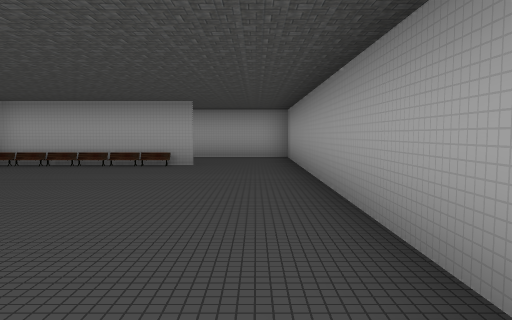
View 1 (above)

17 first-person views from a walk through a 3-D level made in the Unity game engine. The camera is 1.2 m above the floor, tilts 4° down and sees 70° across. The floor is counted in squares, 2 m on a side. Each view is taken from the middle of a square. On the plan, view 1 faces up. The plan holds only what a view shows up to about 10 squares ahead; the rest is blank. The place goes on beyond the plan.

View 2
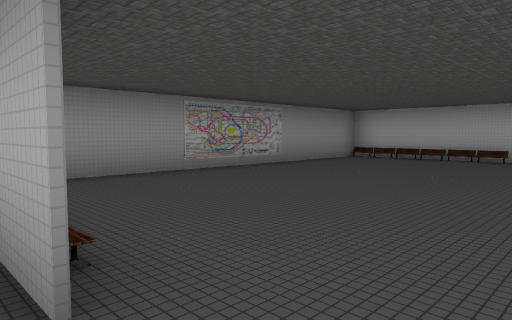

View 3
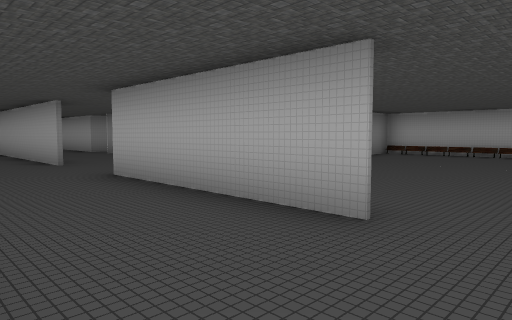

View 4
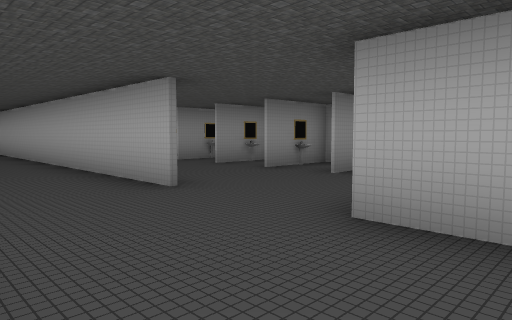

View 5
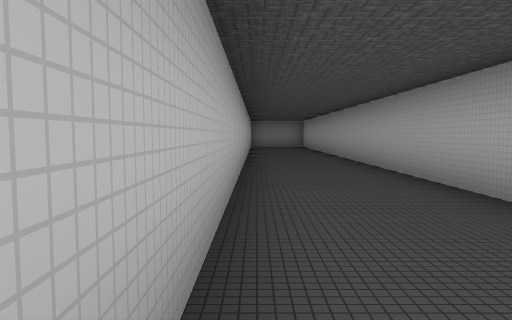

View 6
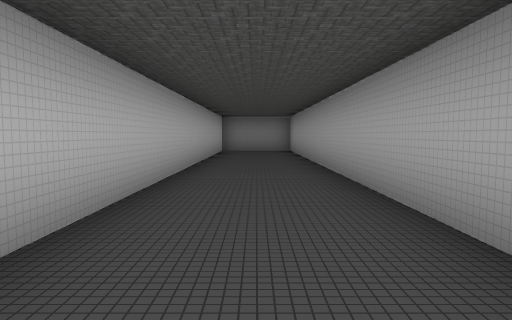

View 7
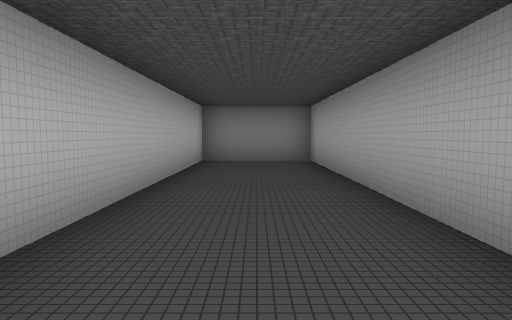

View 8
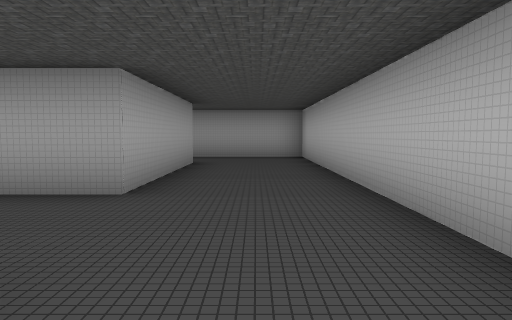

View 9
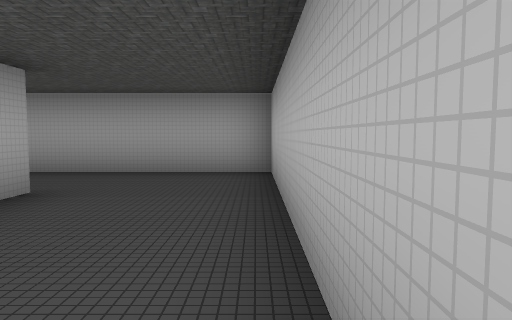

View 10
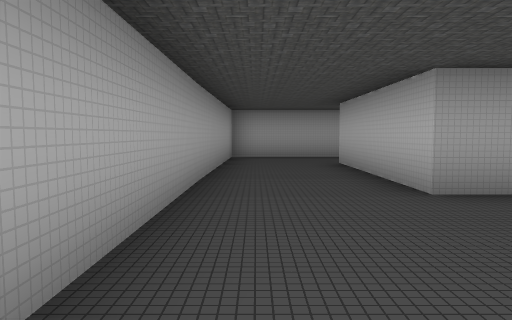

View 11
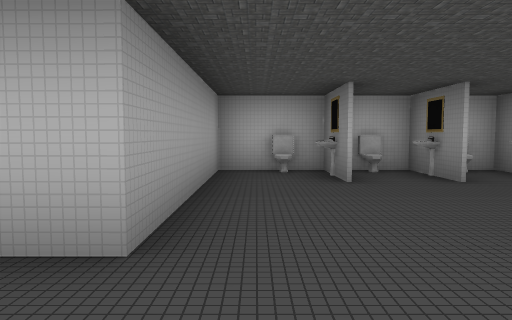

View 12
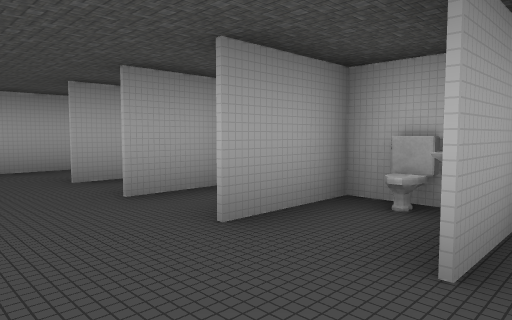

View 13
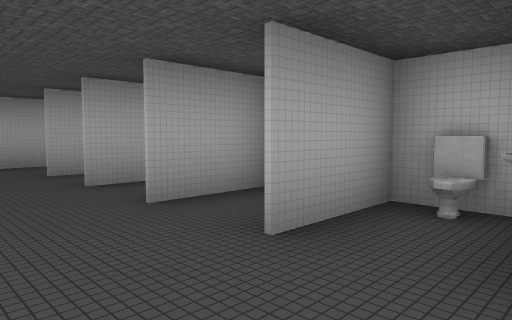

View 14
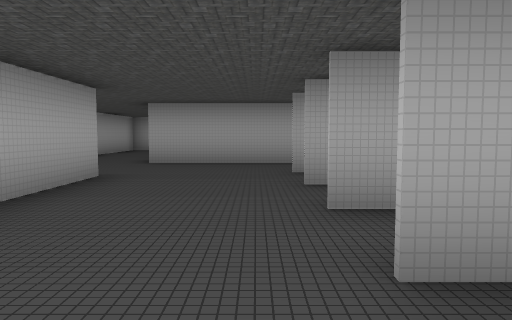

View 15
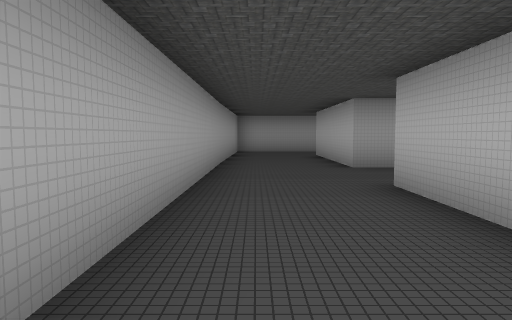

View 16
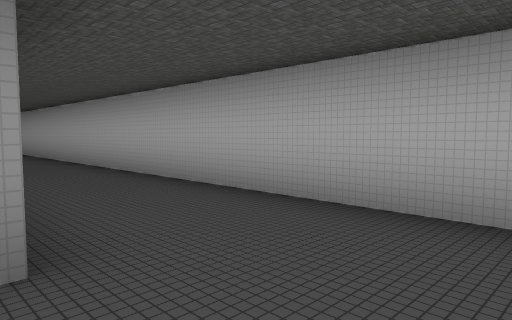

View 17
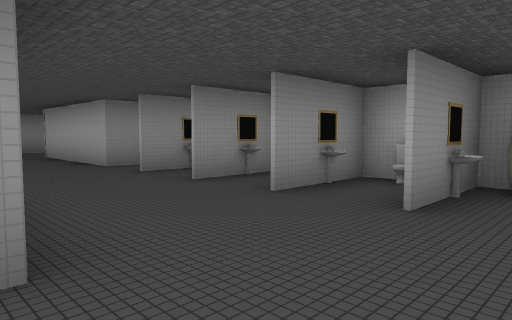

### Floor plan
Ten units are one square. View 1 is at (0, 0); x grows to the right and y downward. Boxes are objects, and circles mark ways between rooms. Rooms are numbered by the first view taken in them; rooms with no view inside come last. Other rooms are left out.
<svg viewBox="-260 -102 273 149">
<path fill="none" stroke="#000" d="M-11 -72 -53 -72M-53 -70 -53 4M8 15 8 -75M-16 -70 -53 -70M-76 17 -231 17M-11 17 -54 17M-232 17 -255 17 -255 42 8 42 8 15M-115 -20 -115 -8M-106 -28 -95 -28M-100 -32 -100 -8M-101 -28 -101 -36M-86 -15 -86 -8M-71 -15 -71 -8M-54 -27 -54 -72 -11 -72M-54 17 -54 4M8 -75 8 -97 -175 -97"/>
<rect x="-125" y="-35" width="10" height="10" fill="#bbb"><title>other object</title></rect>
<rect x="-115" y="-25" width="10" height="10" fill="#bbb"><title>other object</title></rect>
<rect x="-115" y="-45" width="10" height="10" fill="#bbb"><title>other object</title></rect>
<rect x="-105" y="-25" width="10" height="10" fill="#bbb"><title>other object</title></rect>
<rect x="-95" y="-25" width="10" height="10" fill="#bbb"><title>other object</title></rect>
<rect x="-95" y="-35" width="10" height="10" fill="#bbb"><title>other object</title></rect>
<rect x="-95" y="-45" width="10" height="10" fill="#bbb"><title>other object</title></rect>
<rect x="-85" y="-25" width="10" height="10" fill="#bbb"><title>other object</title></rect>
<rect x="-85" y="-35" width="10" height="10" fill="#bbb"><title>other object</title></rect>
<rect x="-85" y="-45" width="10" height="10" fill="#bbb"><title>other object</title></rect>
<rect x="-75" y="-25" width="10" height="10" fill="#bbb"><title>other object</title></rect>
<rect x="-75" y="-35" width="10" height="10" fill="#bbb"><title>other object</title></rect>
<rect x="-75" y="-45" width="10" height="10" fill="#bbb"><title>other object</title></rect>
<rect x="-65" y="-25" width="10" height="10" fill="#bbb"><title>other object</title></rect>
<circle cx="-5" cy="20" r="3" fill="#2a7"/>
<circle cx="-5" cy="-70" r="3" fill="#2a7"/>
<circle cx="-65" cy="20" r="3" fill="#2a7"/>
<text x="-20" y="-30">1</text>
<text x="-120" y="30">2</text>
<text x="-140" y="-50">3</text>
</svg>
Room 1 opens to room 2. Room 1 opens to room 3. Room 2 opens to room 3.

Where each view was taken, in squares from view 1:
view 1: 0 up, 0 right, facing up
view 2: 2 down, 0 right, facing up-left
view 3: 4 down, 0 right, facing up-left
view 4: 4 down, 4 left, facing up-left
view 5: 4 down, 8 left, facing left
view 6: 3 down, 12 left, facing left
view 7: 3 down, 17 left, facing left
view 8: 3 down, 9 left, facing right
view 9: 4 down, 5 left, facing right
view 10: 9 up, 9 left, facing right
view 11: 9 up, 6 left, facing down
view 12: 6 up, 12 left, facing down-right
view 13: 6 up, 13 left, facing down-right
view 14: 5 up, 13 left, facing right
view 15: 9 up, 12 left, facing right
view 16: 7 up, 6 left, facing up-left
view 17: 2 down, 6 left, facing up-left
